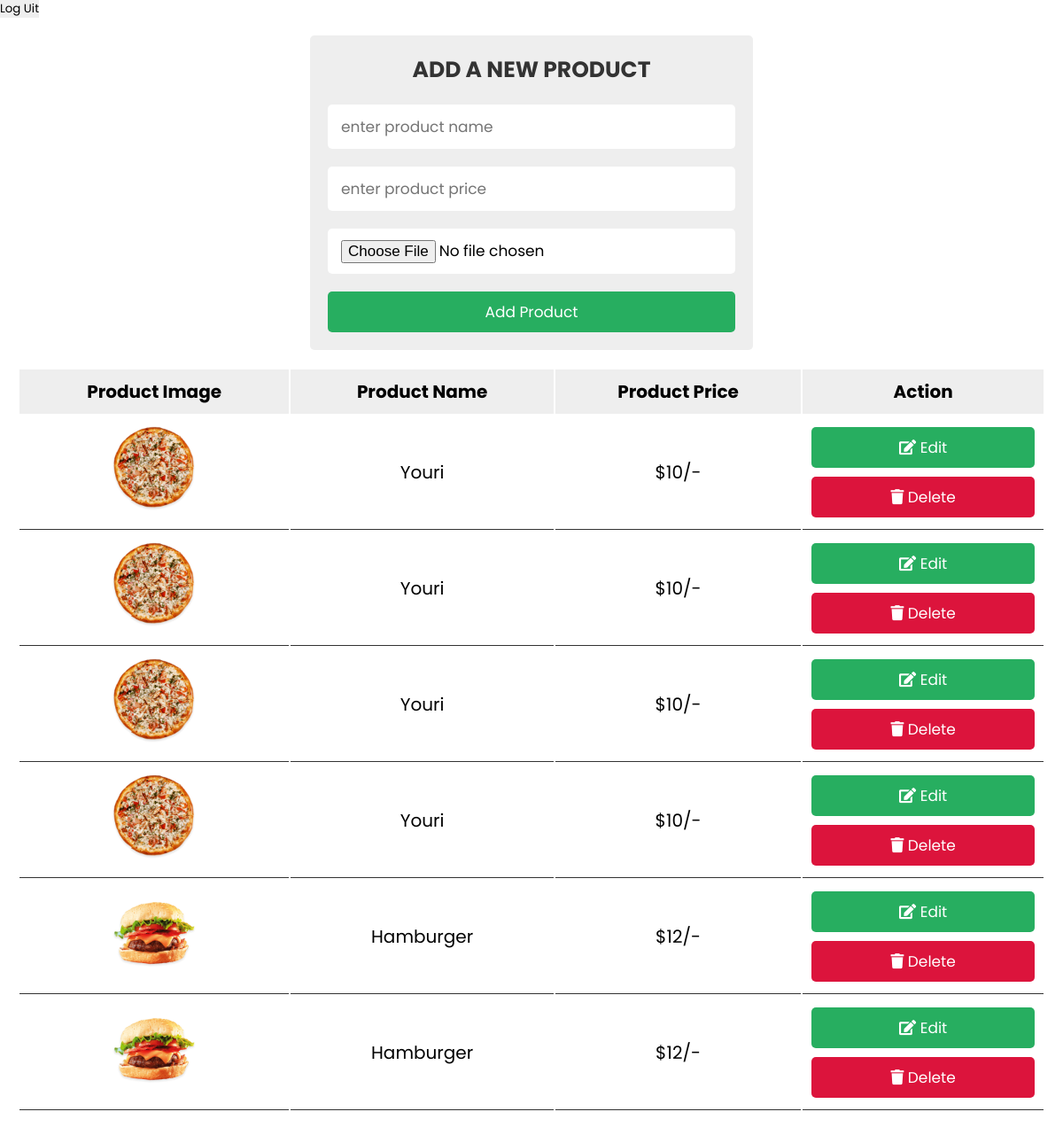
The page /crudwebsite/crud/admin_page.php on the database its author committed.
### tables this page shows
CREATE TABLE `products` (
  `ID` int(255) NOT NULL,
  `name` varchar(255) NOT NULL,
  `price` varchar(255) NOT NULL,
  `image` varchar(255) NOT NULL
);

### crudwebsite/crud/admin_page.php (the view, shortened to what this page needs)
<?php
@include 'config.php';
?>
<!DOCTYPE html>
<html lang="en">
<head>
   <link rel="stylesheet" href="https://cdnjs.cloudflare.com/ajax/libs/font-awesome/5.15.4/css/all.min.css">
   <link rel="stylesheet" href="css/style.css">
</head>
<body>
   <a href="../redirect.php"><button>log uit</button></a>
<div class="container">
   <div class="admin-product-form-container">
      <form action="<?php $_SERVER['PHP_SELF'] ?>" method="post" enctype="multipart/form-data">
         <h3>add a new product</h3>
         <input type="text" placeholder="enter product name" name="product_name" class="box">
         <input type="number" placeholder="enter product price" name="product_price" class="box">
         <input type="file" accept="image/png, image/jpeg, image/jpg" name="product_image" class="box">
         <input type="submit" class="btn" name="add_product" value="add product">
      </form>
   </div>
   <?php
   $select = mysqli_query($conn, "SELECT * FROM products");
   ?>
   <div class="product-display">
      <table class="product-display-table">
         <thead>
         <tr>
            <th>product image</th>
            <th>product name</th>
            <th>product price</th>
            <th>action</th>
         </tr>
         </thead>
         <?php while($row = mysqli_fetch_assoc($select)){ ?>
         <tr>
            <td><img src="uploaded_img/<?php echo $row['image']; ?>" height="100" alt=""></td>
            <td><?php echo $row['name']; ?></td>
            <td>$<?php echo $row['price']; ?>/-</td>
            <td>
               <a href="admin_update.php?edit=<?php echo $row['id']; ?>" class="btn"> <i class="fas fa-edit"></i> edit </a>
               <a href="admin_page.php?delete=<?php echo $row['id']; ?>" class="btn"> <i class="fas fa-trash"></i> delete </a>
            </td>
         </tr>
      <?php } ?>
      </table>
   </div>
</div>
</body>
</html>

### crudwebsite/crud/css/style.css (style rules this page uses)
:root { --green:#27ae60; --black:#333; --white:#fff; --bg-color:#eee; --box-shadow:0 .5rem 1rem rgba(0,0,0,.1); --border:.1rem solid var(--black); }
* { font-family: 'Poppins', sans-serif; margin:0; padding:0; box-sizing: border-box; outline: none; border:none; text-decoration: none; text-transform: capitalize; }
html { font-size: 62.5%; overflow-x: hidden; }
.btn { display: block; width: 100%; cursor: pointer; border-radius: .5rem; margin-top: 1rem; font-size: 1.7rem; padding:1rem 3rem; background: var(--green); color:var(--white); text-align: center; }
.container { max-width: 1200px; padding:2rem; margin:0 auto; }
.admin-product-form-container form { max-width: 50rem; margin:0 auto; padding:2rem; border-radius: .5rem; background: var(--bg-color); }
.admin-product-form-container form h3 { text-transform: uppercase; color:var(--black); margin-bottom: 1rem; text-align: center; font-size: 2.5rem; }
.admin-product-form-container form .box { width: 100%; border-radius: .5rem; padding:1.2rem 1.5rem; font-size: 1.7rem; margin:1rem 0; background: var(--white); text-transform: none; }
.product-display { margin:2rem 0; }
.product-display .product-display-table { width: 100%; text-align: center; }
.product-display .product-display-table thead { background: var(--bg-color); }
.product-display .product-display-table th { padding:1rem; font-size: 2rem; }
.product-display .product-display-table td { padding:1rem; font-size: 2rem; border-bottom: var(--border); }
.product-display .product-display-table .btn:first-child { margin-top: 0; }
.product-display .product-display-table .btn:last-child { background: crimson; }

### rows shown on the page
products: image (picture), name "Youri", price "10"
products: image (picture), name "Youri", price "10"
products: image (picture), name "Youri", price "10"
products: image (picture), name "Youri", price "10"
products: image (picture), name "Hamburger", price "12"
products: image (picture), name "Hamburger", price "12"
